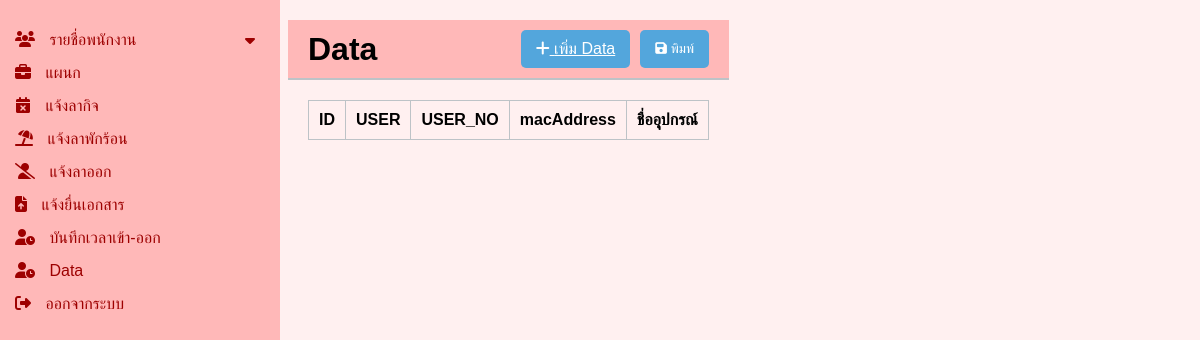
The page /backend/show_data.php on the database as committed earlier.
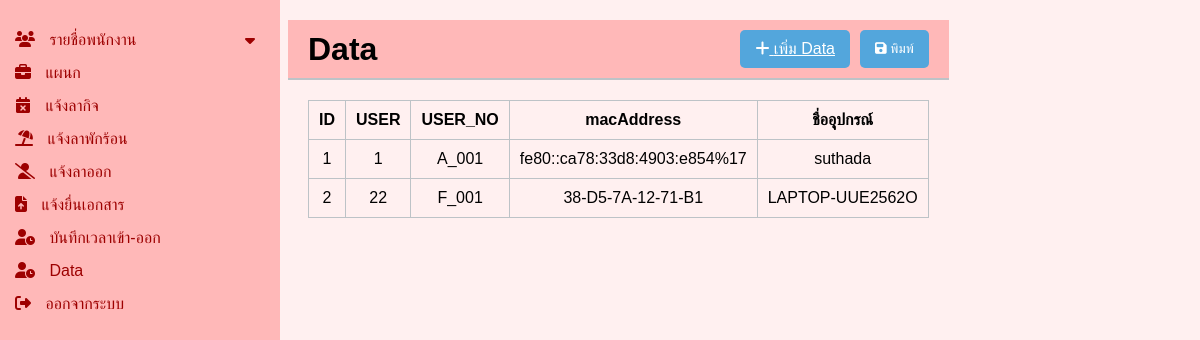
The same page on the database as committed later.
### tables this page shows
CREATE TABLE `tb_data` (
  `data_id` int(11) NOT NULL,
  `user_id` int(11) NOT NULL,
  `user_no` varchar(45) DEFAULT NULL,
  `data_macAddress` varchar(45) DEFAULT NULL,
  `data_name` varchar(255) DEFAULT NULL
);

### backend/show_data.php (the view, shortened to what this page needs)
<?php include 'sidebar.php'; ?>
<!DOCTYPE html>
<html lang="en">
<head>
    <link rel="stylesheet" href="https://cdnjs.cloudflare.com/ajax/libs/font-awesome/6.1.1/css/all.min.css">
    <link rel="stylesheet" href="css/position_5.css">
</head>
<body>
    <div class="container">
        <div class="main-content">
            <header>
                <h1>Data</h1>
                <div class="actions">
                <a href="add_data.php" class="btn btn-add"><i class="fa fa-plus"></i> เพิ่ม Data</a>
                    <button class="btn btn-save" onclick="printPage()"><i class="fa fa-save"></i> พิมพ์</button>
                </div>
            </header>
            <div class="content">
                <table class="table">
                    <thead>
                        <tr>
                            <th scope="col">ID</th>
                            <th scope="col">USER</th>
                            <th scope="col">USER_NO</th>
                            <th scope="col">macAddress</th>
                            <th scope="col">ชื่ออุุปกรณ์</th>
                        </tr>
                    </thead>
                    <tbody>
                        <?php
                        $db = new class_conn();
                        $conn = $db->connect();
                        $sql = "SELECT * FROM tb_data";
                        $result = $conn->query($sql);
                        if ($result->num_rows > 0) {
                            while ($row = $result->fetch_assoc()) {
                                echo "<tr>
                                <td>{$row['data_id']}</td>
                                <td>{$row['user_id']}</td>
                                <td>{$row['user_no']}</td>
                                <td>{$row['data_macAddress']}</td>
                                <td>{$row['data_name']}</td>
                                </td>
                            </tr>";
                            }
                        }
                        ?>
                    </tbody>
                </table>
            </div>
        </div>
    </div>
</body>
</html>

### backend/sidebar.php (shortened to what this page needs)
<!DOCTYPE html>
<html lang="en">
<head>
    <link rel="stylesheet" href="https://cdnjs.cloudflare.com/ajax/libs/font-awesome/6.1.1/css/all.min.css">
    <link rel="stylesheet" href="css/sidebar.css">
</head>
<body>
    <div class="container">
        <nav class="sidebar">
            <ul>
                <li>
                    <a href="#" class="dropdown-toggle">
                        <span><i class="fa fa-users"></i> รายชื่อพนักงาน</span>
                        <i class="fa fa-caret-down arrow"></i>
                    </a>
                </li>
                <li>
                    <a href="show_position.php" class="dropdown-toggle">
                        <span><i class="fa fa-briefcase"></i> แผนก</span>
                    </a>
                </li>
                <li>
                    <a href="show_personalleave.php" class="dropdown-toggle">
                        <span><i class="fa fa-calendar-times"></i> แจ้งลากิจ</span>
                    </a>
                </li>
                <li>
                    <a href="show_vacationleave.php" class="dropdown-toggle">
                        <span><i class="fa fa-umbrella-beach"></i> แจ้งลาพักร้อน</span>
                    </a>
                </li>
                <li>
                    <a href="show_resign.php" class="dropdown-toggle">
                        <span><i class="fa fa-user-slash"></i> แจ้งลาออก</span>
                    </a>
                </li>
                <li>
                    <a href="show_documents.php" class="dropdown-toggle">
                        <span><i class="fa fa-file-upload"></i> แจ้งยื่นเอกสาร</span>
                    </a>
                </li>
                <li>
                    <a href="show_timelog.php" class="dropdown-toggle">
                        <span><i class="fa fa-user-clock"></i> บันทึกเวลาเข้า-ออก</span>
                    </a>
                </li>
                <li>
                    <a href="show_data.php" class="dropdown-toggle">
                        <span><i class="fa fa-user-clock"></i> Data</span>
                    </a>
                </li>
                <li>
                    <a href="../login.php" class="dropdown-toggle">
                        <span><i class="fa fa-sign-out-alt"></i> ออกจากระบบ</span>
                    </a>
                </li>
            </ul>
        </nav>
    </div>
</body>
</html>

### backend/css/sidebar.css (style rules this page uses)
body { font-family: Arial, sans-serif; margin: 0; padding: 0; background-color: #FFDEDE; }
.container { display: flex; height: 100vh; }
.sidebar { width: 250px; background-color: #FFB8B8; color: white; padding: 15px; overflow-y: auto; }
.sidebar ul { list-style: none; padding: 0; }
.sidebar ul li { margin: 15px 0; }
.sidebar ul li a { color: rgb(157, 0, 0); text-decoration: none; display: flex; align-items: center; }
.sidebar ul li a i { margin-right: 10px; }
.main-content { flex: 1; padding: 20px; }
header { display: flex; justify-content: space-between; align-items: center; background-color: #ecf0f1; padding: 10px 20px; border-bottom: 2px solid #bdc3c7; }
header h1 { margin: 0; }
.actions { display: flex; }
.actions .btn { background-color: #3498db; color: white; border: none; padding: 10px 15px; margin-left: 10px; cursor: pointer; border-radius: 5px; }
.content { padding: 20px; }
.arrow { margin-left: auto; }

### backend/css/position_5.css (style rules this page uses)
body { font-family: Arial, sans-serif; background-color: #FFF0F0; display: flex; height: 100vh; margin: 0; }
.main-content { padding-left: 8px; flex-direction: column; }
header { display: flex; justify-content: space-between; align-items: center; background-color: #FFB8B8; padding: 10px 20px; border-bottom: 2px solid #bdc3c7; }
header h1 { margin: 0; }
.actions { display: flex; }
.actions .btn { background-color: #53a6dc; color: white; border: none; padding: 10px 15px; margin-left: 10px; cursor: pointer; border-radius: 5px; }
.content { padding: 20px; flex: 1; display: flex; flex-direction: column; overflow: auto; }
.table { width: 100%; border-collapse: collapse; }
table, th, td { border: 1px solid #bdc3c7; }
th, td { padding: 10px; text-align: center; overflow: hidden; text-overflow: ellipsis; white-space: nowrap; }

Rows that differ between the two databases and show on the page:
added tb_data: data_id "1", user "1", user_no "A_001", data_macAddress "fe80::ca78:33d8:4903:e854%17", data_name "suthada"
added tb_data: data_id "2", user "22", user_no "F_001", data_macAddress "38-D5-7A-12-71-B1", data_name "LAPTOP-UUE2562O"
